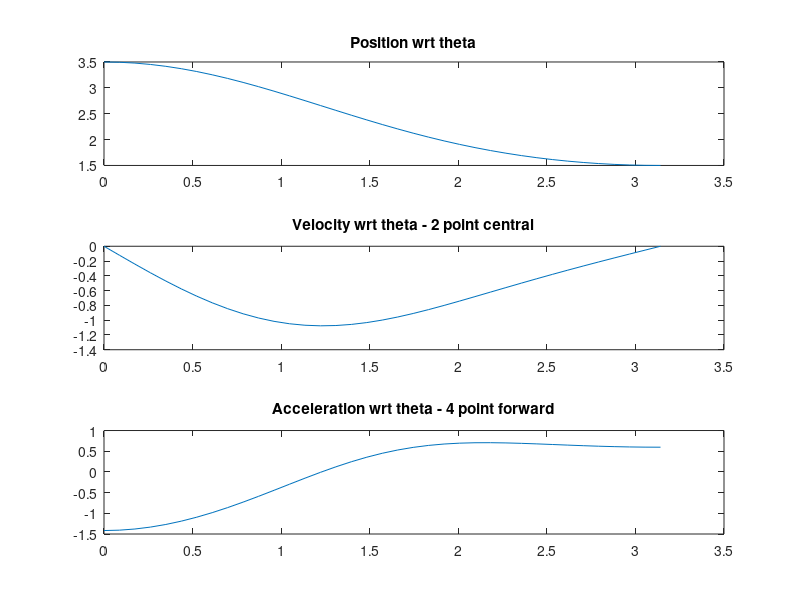
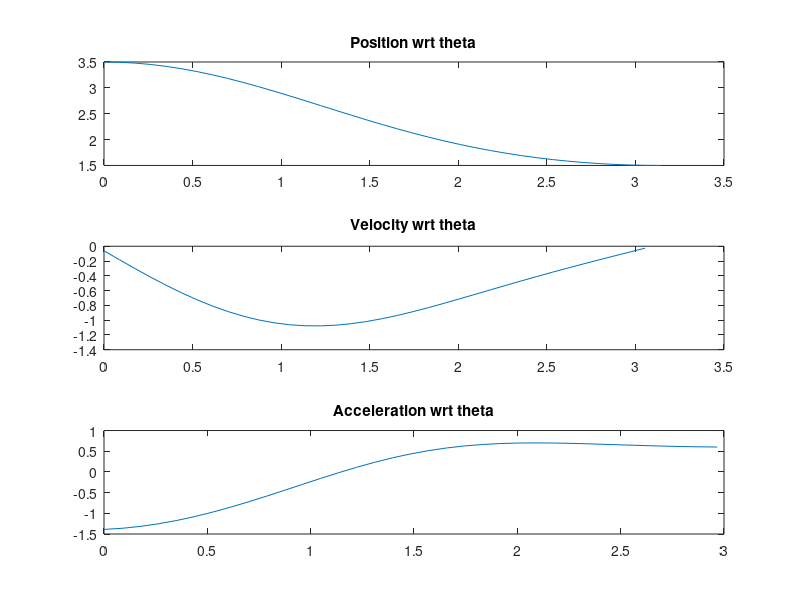
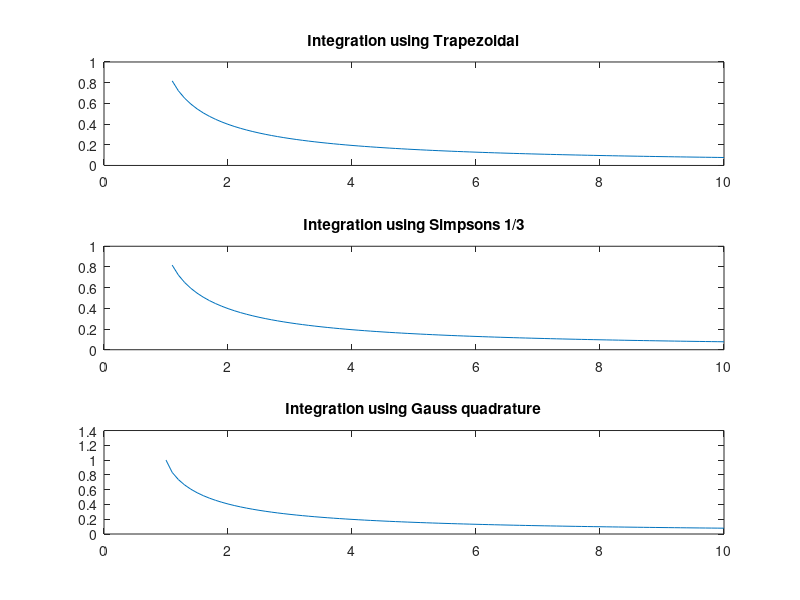
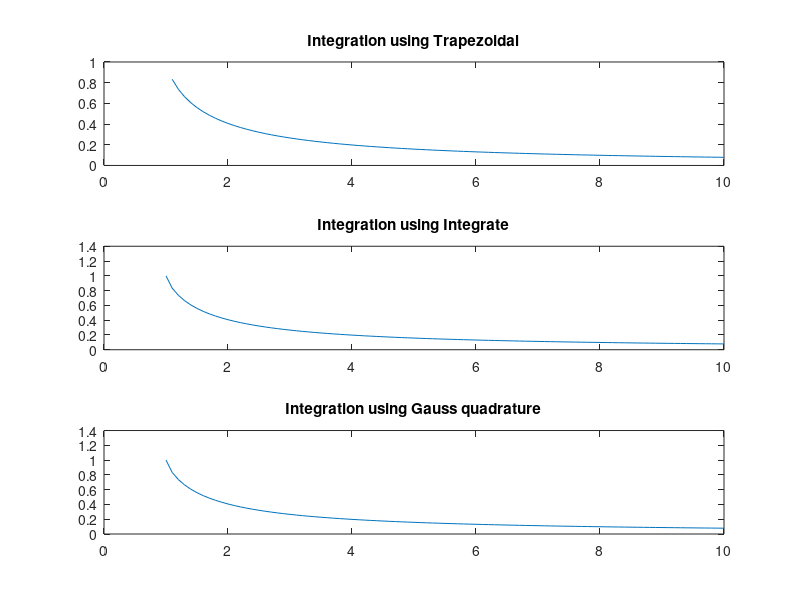

These figures' MATLAB source, in order: (Note: this script raises an error after producing the figures.)
clear all; close all; clc; warning('off','all');
%%% MSE238_W2015_NM_HW2
%%% Henry Lu :: 1000588534

%%%%%%%%%%%%%%%%%%%%
%% pause % Problem 1
%%%%%%%%%%%%%%%%%%%%

%%% Variables
x = @(R,t) R.*(cos(t)+sqrt(2.5^2 - sin(t).^2));
h = pi/36;
r = 0:h:pi;

%%% First Principles

% two point central and four point forward
x_tpf = @(R,t,h) (x(R,t+h)-x(R,t-h))/(2*h);
x_fpf = @(R,t,h) (-1*x(R,t+3*h)+4*x(R,t+2*h)-5*x(R,t+h)+2*x(R,t))/(h^2);

% plot
figure(1);
set(gcf,'name','Question 1: First Principles');
subplot(3,1,1);
plot(r,x(1,r)); title('Position wrt theta');
subplot(3,1,2);
plot(r,x_tpf(1,r,h)); title('Velocity wrt theta - 2 point central');
subplot(3,1,3);
plot(r,x_fpf(1,r,h)); title('Acceleration wrt theta - 4 point forward');

%%% Matlab In-Built

% derivatives
fx = x(1,r);
df = diff(fx)/h;
d2f = diff(df)/h;

% plot
figure(2);
set(gcf,'name','Question 1: Matlab In-Built');
subplot(3,1,1);
plot(r,x(1,r)); title('Position wrt theta');
subplot(3,1,2);
plot(r(:,1:length(df)),df); title('Velocity wrt theta');
subplot(3,1,3);
plot(r(:,1:length(d2f)),d2f); title('Acceleration wrt theta');

%%%%%%%%%%%%%%%%%%%%%%%%%%%
%% pause % Problem 2 part a
%%%%%%%%%%%%%%%%%%%%%%%%%%%

%%% Variables
w = @(wo,t,R) wo.*(cos(t).^2./sqrt(R.^2 -sin(t).^2));
a = 0;
b = pi/2;
h = pi/180;
r = 1:0.1:10;
A = [0.652145 0.652145 0.347855 0.347855];
ei = [-0.339981 0.339981 -0.861136 0.861136];

%%% First Principles

% Trapezoidal, simposons, and quadrature integration methods
Trap = @(a,b,h,wo,R) h/2*(w(wo,a,R)+w(wo,b,R)) + h*sum(w(wo,a+2*h:h:b,R));

Simp = @(a,b,h,wo,R) h/3*(w(wo,a,R)+w(wo,b,R)+4*sum(w(wo,a+2*h:h*2:b,R)) + 2*sum(w(wo,a+3*h:h*2:b-h,R)));

fx = @(a,b,t,wo,R) 1/2*(b-a) * w(wo,(a+b+t.*(b-a))/2,R); % the change of variable function
Quad = @(a,b,wo,R) sum(A(1:length(A)).*fx(a,b,ei(1:length(ei)),wo,R)); % the actual function

% compute values
for i = 1:length(r)
    f_t(i) = Trap(a,b,h,1,r(i));
    f_s(i) = Simp(a,b,h,1,r(i));
    f_q(i) = Quad(a,b,1,r(i));
end

% plot
figure(3);
set(gcf,'name','Question 2: First Principles');
subplot(3,1,1); 
plot(r,f_t);title('Integration using Trapezoidal');
subplot(3,1,2); 
plot(r,f_s); title('Integration using Simpsons 1/3');
subplot(3,1,3); 
plot(r,f_q); title('Integration using Gauss quadrature');

%%% Matlab In-Built

% compute values
for i = 1:length(r)
    b_t(i) = trapz(a:h:b,w(1,a:h:b,r(i)));
    b_s(i) = integral(@(x)w(1,x,r(i)),a,b);
    b_q(i) = quad(@(x) w(1,x,r(i)),a,b); % QUAD will be removed in a future release
end

% plot
figure(4);
set(gcf,'name','Question 2: Matlab In-Built');
subplot(3,1,1); 
plot(r,b_t);title('Integration using Trapezoidal');
subplot(3,1,2); 
plot(r,b_s); title('Integration using Integrate');
subplot(3,1,3); 
plot(r,b_q); title('Integration using Gauss quadrature');

%%%%%%%%%%%%%%%%%%%%%%%%%%%
%% pause % Problem 2 part b
%%%%%%%%%%%%%%%%%%%%%%%%%%%

%%% Variables
erf_t = @(t) 2/sqrt(pi)*exp(-(t.^2));
A = [0.652145 0.652145 0.347855 0.347855];
ei = [-0.339981 0.339981 -0.861136 0.861136];

fx = @(x,t) x/2 * erf_t((x+t.*x)/2);
Quad = @(x) sum(A(1:length(A)).*fx(x,ei(1:length(ei))));

% print
fprintf('\nQuestion 2 part b:\n');
fprintf('4 point erf(-1): %.6f\n',Quad(-1));
fprintf('lobatto erf(-1): %.6f\n',quadl(erf_t,0,-1)); % QUADL will be removed in a future release
fprintf('gauss quad erf(-1): %.6f\n',quad(erf_t,0,-1)); % QUAD will be removed in a future release
fprintf('4 point erf(2): %.6f\n',Quad(2));
fprintf('lobatto erf(2): %.6f\n',quadl(erf_t,0,2)); % QUADL will be removed in a future release
fprintf('gauss quad erf(2): %.6f\n',quad(erf_t,0,2)); % QUAD will be removed in a future release

%%%%%%%%%%%%%%%%%%%%%%%%%%%
%% pause % Problem 2 part c
%%%%%%%%%%%%%%%%%%%%%%%%%%%

%%% Variables
s = @(x,y) sin(pi.*x);
xa = 0;
xb = 1;
ya = 0;
yb = 1;

fx = @(t,y) (xb-xa)/2 * s((xa+xb+t.*(xb-xa))/2,y);
fq = @(y) sum(A(1:length(A)).*fx(ei(1:length(ei)),y));
fy = @(v)(yb-ya)/2 * fq((ya+yb+v.*(yb-ya))/2);
Quad = sum(A(1:length(A)).*fy(ei(1:length(ei))));

%%% Print
fprintf('\nQuestion 2 part c:\n');
fprintf('First principles integration: %.6f\n',Quad);
fprintf('In-built integration: %.6f\n',dblquad(s,0,1,0,1));  % DBLQUAD will be removed in a future release

%%%%%%%%%%%%%%%%%%%%%%%%%%%%%%%%%%%%%%%%%%%%%%%%%%%%%%%%%%%%%%%%%%%%%%%%%%
%%%%%%%%%%%%%%%%%%%%%%%%%%%%%%% PROBLEM 3 %%%%%%%%%%%%%%%%%%%%%%%%%%%%%%%%
%%%%%%%%%%%%%%%%%%%%%%%%%%%%%%%%%%%%%%%%%%%%%%%%%%%%%%%%%%%%%%%%%%%%%%%%%%
fprintf('\n\nSymbolic Math starts now. All variables and figures will be cleared. Hit ENTER to continue\n\n')
pause; clear all; close all; clc; 
fprintf('Symbolic Math starts now. All variables and figures will be cleared. Hit ENTER to continue\n')

%%%%%%%%%%%%%%%%%%%%%%%%%%%%%%
%% pause % Problem 3 Problem 1
%%%%%%%%%%%%%%%%%%%%%%%%%%%%%%

syms R t;

x = R.*(cos(t)+sqrt(2.5^2 - sin(t).^2));
h = pi/36;
r = 0:h:pi;

fx = subs(x,'t',r);
dfx = (subs(x,'t',r+h)-subs(x,'t',r))/h;
d2fx = (-1*subs(x,'t',r+3*h) + 4*subs(x,'t',r+2*h) - 5*subs(x,'t',r+h) + 2*subs(x,'t',r))/(h^2);

figure(1);
set(gcf,'name','Question 1: Symbolic Principles');
subplot(3,1,1);
plot(r,subs(fx,'R',1)); title('Position wrt theta');
subplot(3,1,2);
plot(r,subs(dfx,'R',1)); title('Velocity wrt theta - 2 point central');
subplot(3,1,3);
plot(r,subs(d2fx,'R',1)); title('Acceleration wrt theta - 4 point forward');

%%%%%%%%%%%%%%%%%%%%%%%%%%%%%%%%%%%%%
%% pause % Problem 3 Problem 2 part a
%%%%%%%%%%%%%%%%%%%%%%%%%%%%%%%%%%%%%

syms wo t v R;

w = wo.*(cos(t).^2./sqrt(R.^2 -sin(t).^2));
a = 0;
b = pi/2;
h = pi/180;
r = 1:0.5:10; % Changed to 0.5 to increase speed
A = [0.652145 0.652145 0.347855 0.347855];
ei = [-0.339981 0.339981 -0.861136 0.861136];

Trap = h/2*(subs(w,'t',a)+subs(w,'t',a)) + h*sum(subs(w,'t',a+2*h:h:b));
T_wo = subs(Trap,'wo',1);

Simp = h/3*(subs(w,'t',a)+subs(w,'t',b) +4*sum(subs(w,'t',a+2*h:h*2:b)) + 2*sum(subs(w,'t',a+3*h:h*2:b-h)));
S_wo = subs(Simp,'wo',1);

fx = 1/2*(b-a) * subs(w,'t',(a+b+v.*(b-a))/2);
Quad = sum(A(1:length(A)).*subs(fx,'v',ei(1:length(ei)))); % the actual function
Q_wo = subs(Quad,'wo',1);

figure(2);
set(gcf,'name','Question 2: Symbolic Principles');
subplot(3,1,1);
plot(r,subs(T_wo,'R',r)); title('Integration using Trapezoidal');
subplot(3,1,2);
plot(r,subs(S_wo,'R',r)); title('Integration using Simpsons 1/3');
subplot(3,1,3);
plot(r,subs(Q_wo,'R',r)); title('Integration using Gauss quadrature');

%%%%%%%%%%%%%%%%%%%%%%%%%%%%%%%%%%%%%
%% pause % Problem 3 Problem 2 part b
%%%%%%%%%%%%%%%%%%%%%%%%%%%%%%%%%%%%%

syms x t;
erf_t = 2/sqrt(pi)*exp(-(t.^2));
fx = x/2 * subs(erf_t,'t',(x+t.*x)/2);
Quad = sum(A(1:length(A)).*subs(fx,'t',ei(1:length(ei))));

fprintf('\nQuestion 2 part b:\n');
fprintf('4 point erf(-1): %.6f\n',double(subs(Quad,'x',-1)));
fprintf('4 point erf(2): %.6f\n',double(subs(Quad,'x',2)));

%%%%%%%%%%%%%%%%%%%%%%%%%%%%%%%%%%%%%
%% pause % Problem 3 Problem 2 part c
%%%%%%%%%%%%%%%%%%%%%%%%%%%%%%%%%%%%%

syms x y t v;
s = sin(pi.*x);
xa = 0;
xb = 1;
ya = 0;
yb = 1;

ft = (xb-xa)/2 * subs(s,'x',(xa+xb+t.*(xb-xa))/2);
fy = sum(A(1:length(A)).*subs(ft,'t',ei(1:length(ei))));
fv = (yb-ya)/2 * subs(fy,'y',(ya+yb+v.*(yb-ya))/2);
Dquad = sum(A(1:length(A)).*subs(fv,'v',ei(1:length(ei))));

fprintf('\nQuestion 2 part c:\n');
fprintf('First principles integration: %.6f\n',double(Dquad));

fprintf('\n\nEnd of file - Henry Lu\n');
%%%%%%%%%%%%%%%%%%%%%%%%%%%%%%%%%%%%%%%%%%%%%%%%%%%%%%%%%%%%%% END OF FILE
